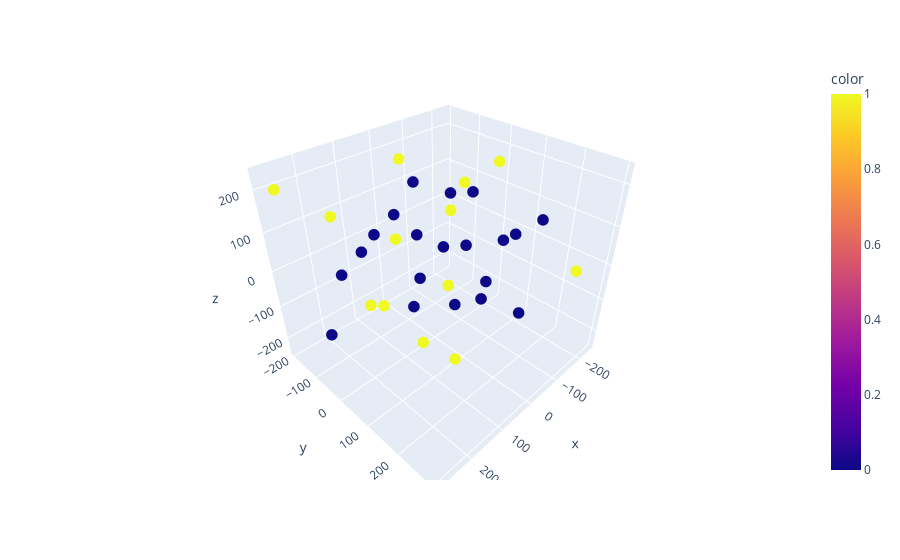

Notebook source saved alongside this figure:
### Code cell
fig = px.scatter_3d(x=embed[:,0], y=embed[:,1], z=embed[:,2], size_max=15,
                 color = y_test)
fig.update_traces(marker={'size': 4})
fig.show()

### Figure 1 — Plotly figure (JSON) as saved in the notebook; plotly's stock layout.template omitted (floating-point values rounded to 4 significant figures)
{"data": [{"hovertemplate": "x=%{x}<br>y=%{y}<br>z=%{z}<br>color=%{marker.color}<extra></extra>", "legendgroup": "", "marker": {"color": [1, 0, 0, 1, 1, 0, 0, 0, 1, 0, 1, 1, 0, 1, 0, 0, 0, 1, 1, 0, 0, 0, 1, 0, 0, 0, 0, 1, 0, 0, 1, 1, 0], "coloraxis": "coloraxis", "size": 4, "symbol": "circle"}, "mode": "markers", "name": "", "scene": "scene", "showlegend": false, "type": "scatter3d", "x": [-118.7, -31.21, -119.7, -137.4, 76.69, -97.51, -168.8, -179.4, 121.1, -111.9, 128.2, 148.6, -27.31, -127.1, -165.7, 68.08, -242.5, 92.99, 11.18, 74.28, -142.9, 220.4, 45.49, 132.6, 194.8, -9.506, -8.728, -5.589, -35.98, 270.2, 98.48, 284.2, 7.899], "y": [81.37, -85.64, -192.6, -34.53, -164.3, 186.0, 70.06, 167.7, -46.16, -191.4, 172.6, -182.8, 205.9, 297.1, -49.08, -193.8, -99.1, -22.15, -95.75, 124.1, 31.22, -50.66, 4.002, 75.26, 41.43, 152.3, 61.55, 47.63, -4.404, -43.45, 166.1, -146.5, -129.1], "z": [223.0, -124.9, -76.61, 129.6, -198.9, -120.4, -0.1791, 91.62, -106.5, 86.35, 74.34, 90.65, 135.8, 41.82, -66.97, -47.68, 44.73, 76.98, 214.6, 232.8, -190.4, 31.49, -241.1, -31.75, 159.2, 0.5313, -115.3, 136.7, 6.819, -100.4, -147.1, 218.0, 62.01]}], "layout": {"coloraxis": {"colorbar": {"title": {"text": "color"}}, "colorscale": [[0, "#0d0887"], [0.1111, "#46039f"], [0.2222, "#7201a8"], [0.3333, "#9c179e"], [0.4444, "#bd3786"], [0.5556, "#d8576b"], [0.6667, "#ed7953"], [0.7778, "#fb9f3a"], [0.8889, "#fdca26"], [1, "#f0f921"]]}, "legend": {"tracegroupgap": 0}, "margin": {"t": 60}, "scene": {"domain": {"x": [0, 1], "y": [0, 1]}, "xaxis": {"title": {"text": "x"}}, "yaxis": {"title": {"text": "y"}}, "zaxis": {"title": {"text": "z"}}}}}
